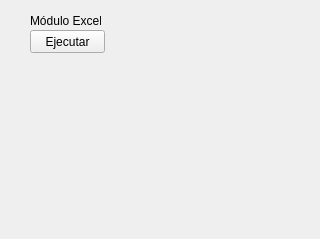
<?xml version="1.0" encoding="UTF-8"?>
<ui version="4.0">
 <class>Form</class>
 <widget class="QWidget" name="Form">
  <property name="geometry">
   <rect>
    <x>0</x>
    <y>0</y>
    <width>320</width>
    <height>239</height>
   </rect>
  </property>
  <property name="windowTitle">
   <string>Form</string>
  </property>
  <widget class="QPushButton" name="pushButton">
   <property name="geometry">
    <rect>
     <x>30</x>
     <y>30</y>
     <width>75</width>
     <height>23</height>
    </rect>
   </property>
   <property name="text">
    <string>Ejecutar</string>
   </property>
  </widget>
  <widget class="QLabel" name="label">
   <property name="geometry">
    <rect>
     <x>30</x>
     <y>10</y>
     <width>71</width>
     <height>21</height>
    </rect>
   </property>
   <property name="text">
    <string>Módulo Excel</string>
   </property>
  </widget>
 </widget>
 <resources/>
 <connections/>
</ui>
